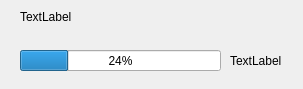
<?xml version="1.0" encoding="UTF-8"?>
<ui version="4.0">
 <class>ProgressDialog</class>
 <widget class="QDialog" name="ProgressDialog">
  <property name="geometry">
   <rect>
    <x>0</x>
    <y>0</y>
    <width>303</width>
    <height>89</height>
   </rect>
  </property>
  <property name="windowTitle">
   <string>Dialog</string>
  </property>
  <widget class="QProgressBar" name="progressBar">
   <property name="geometry">
    <rect>
     <x>20</x>
     <y>50</y>
     <width>201</width>
     <height>21</height>
    </rect>
   </property>
   <property name="value">
    <number>24</number>
   </property>
  </widget>
  <widget class="QLabel" name="label">
   <property name="geometry">
    <rect>
     <x>20</x>
     <y>10</y>
     <width>271</width>
     <height>41</height>
    </rect>
   </property>
   <property name="text">
    <string>TextLabel</string>
   </property>
   <property name="alignment">
    <set>Qt::AlignLeading|Qt::AlignLeft|Qt::AlignTop</set>
   </property>
  </widget>
  <widget class="QLabel" name="labelProgressBar">
   <property name="geometry">
    <rect>
     <x>230</x>
     <y>50</y>
     <width>61</width>
     <height>21</height>
    </rect>
   </property>
   <property name="text">
    <string>TextLabel</string>
   </property>
  </widget>
 </widget>
 <resources/>
 <connections/>
</ui>
